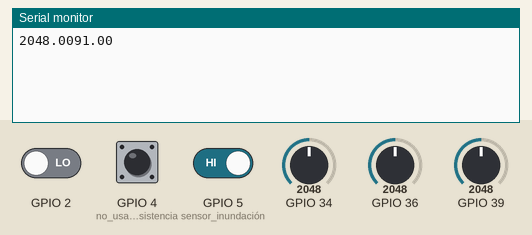
This sketch was run on a simulated ESP32. Shown: the last lines printed to the serial monitor. The test bench sets the inputs (shaded band); at power-on: GPIO 36 = 2048, GPIO 2 LOW, GPIO 4 (no_usa_resistencia) HIGH, GPIO 5 (sensor_inundación) HIGH, GPIO 34 = 2048, GPIO 39 = 2048. WiFi joins after 1.5 s; servers stay silent unless stated.

Above: at 3.0 s.
3.1 s: GPIO 36 set to 2866
At 4.4 s:
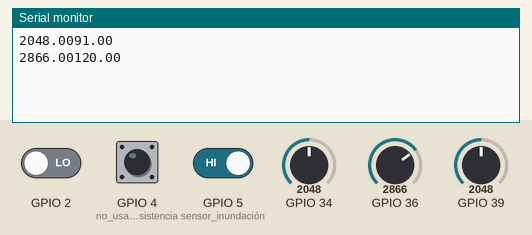
4.6 s: GPIO 36 set to 3603
At 5.6 s:
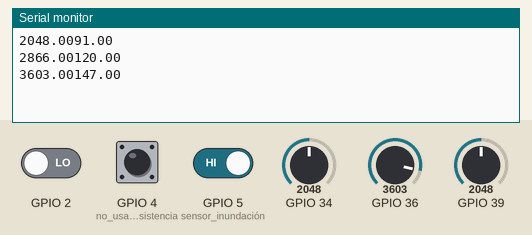
Timing chart, 0 to 7.6 s (numbered marks = the images above; inputs shaded):
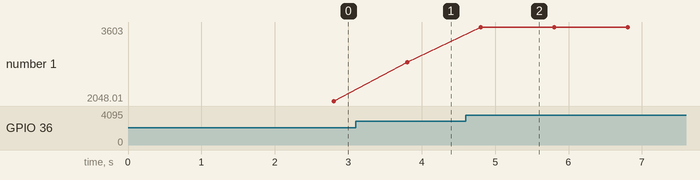

Measured:
- after the input at 3.1 s, the serial monitor: prints a new line after 0.70 s (image 1)
- after the input at 4.6 s, the serial monitor: prints a new line after 0.20 s (image 2)
- plotted number 1: 2048.01 → 2866 after the input at 3.1 s, 2866 → 3603 after the input at 4.6 s

The sketch:

Trabunche_esp32_blynk_II_V5.ino
```cpp
#define BLYNK_PRINT Serial
#include <WiFi.h>
#include <WiFiClient.h>
#include <BlynkSimpleEsp32.h>

char auth[] = "Ke9T0_T8bl2tnBv5IS2Jkh-zr81vjhS2";
char ssid[] = "Cofradia náutica de Frutillar";
char pass[] = "navegantes2019";

//char ssid[] = "WifiVH";
//char pass[] = "12265165";
//char ssid[] = "Wifi_Patio";
//char pass[] = "0987654321";


int st=LOW;
int prevState = -1;
int currState = -1;
long lastChangeTime = 0;

BlynkTimer timer;

void checkPin() //chequear sensor inundación
{
  // Invert state, since button is "Active LOW"
  int state = !digitalRead(5); //sensor de rebalse

  // Debounce mechanism
  long t = millis();
  if (state != prevState) {
    lastChangeTime = t;
  }
  if (t - lastChangeTime > 50) {
    if (state != currState) {
      currState = state;
      Blynk.virtualWrite(V1, state); //inundado o no inundado
      int ledstat=state*255;
      Blynk.virtualWrite(V2, ledstat); //prende y apaga el led de inundación
    }
  }
  prevState = state;
}

void myTimerEvent() // para sensor voltaje
{

  digitalWrite(15, st);
  st=!st;
   Blynk.virtualWrite(V3, millis() / 1000); //segundos desde el inicio
   float bateria1=analogRead(A0); //el conector tres pines de más abajo

   float volt = map(bateria1, 2000, 3400, 90, 140); //map(value, fromLow, fromHigh, toLow, toHigh)
   Blynk.virtualWrite(V4, volt/10);
    Serial.print(bateria1);
    Serial.println(volt);
   int v2=analogRead(A3); //el conector tres pines de al medio
   Blynk.virtualWrite(V5, v2);
   int v3=analogRead(A6); //el conector tres pines de arriba
   Blynk.virtualWrite(V6, v3);
   int v4=digitalRead(4); //
   Blynk.virtualWrite(V7, v4*255); //LED el conector de izquierda segundo de abajo a arriba
   int v5=digitalRead(2); //
   Blynk.virtualWrite(V8, v5*255); //LED el conector de izquierda tercero de abajo a arriba


}

void setup()
{
  Serial.begin(9600);
  Blynk.begin(auth, ssid, pass);

  pinMode(4, INPUT_PULLUP); //no usa resistencia
  pinMode(5, INPUT_PULLUP); // sensor inundación, no usa resistencia


timer.setInterval(1000L, myTimerEvent); // define el intervalo en que se ejecuta todo lo que está dentro de ese bloque de código
}

void loop()
{
  Blynk.run();
  timer.run(); // Initiates BlynkTimer. Se usa en lectura de voltaje
  checkPin();


}
```
